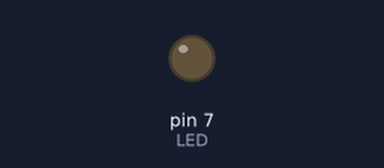
Bench run of a sketch on a simulated Arduino Uno, built with avr-gcc and run on an emulated ATmega328P. Shown: output pins drawn as LEDs (lit = HIGH). Dashed ring = blinking. At 3.2 s the program stops and its outputs stay as they are.

Above: at 0.5 s.
At 2.7 s:
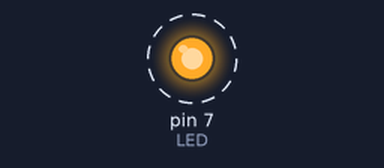
Timing chart, 0 to 3.0 s (numbered marks = the images above):
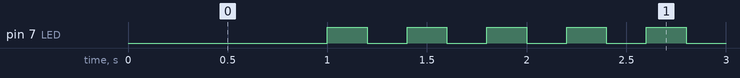

Measured:
- by itself, pin 7 (LED): alternates HIGH for 0.20 s and LOW for 0.20 s, 11 changes in all, then stays HIGH

The sketch:

05_practice_2.ino
```cpp
int LED = 7;

void setup() {
  // put your setup code here, to run once:

  pinMode(LED, OUTPUT);
}

void loop() {
  // put your main code here, to run repeatedly:
  digitalWrite(LED, LOW);
  delay(1000);
  digitalWrite(LED, HIGH);
  delay(200);

  digitalWrite(LED, LOW);
  delay(200);
  digitalWrite(LED, HIGH);
  delay(200);

  digitalWrite(LED, LOW);
  delay(200);
  digitalWrite(LED, HIGH);
  delay(200);

  digitalWrite(LED, LOW);
  delay(200);
  digitalWrite(LED, HIGH);
  delay(200);

  digitalWrite(LED, LOW);
  delay(200);
  digitalWrite(LED, HIGH);
  delay(200);

  digitalWrite(LED, LOW);
  delay(200);
  digitalWrite(LED, HIGH);
  delay(200);

  while(1){ }
}
```
